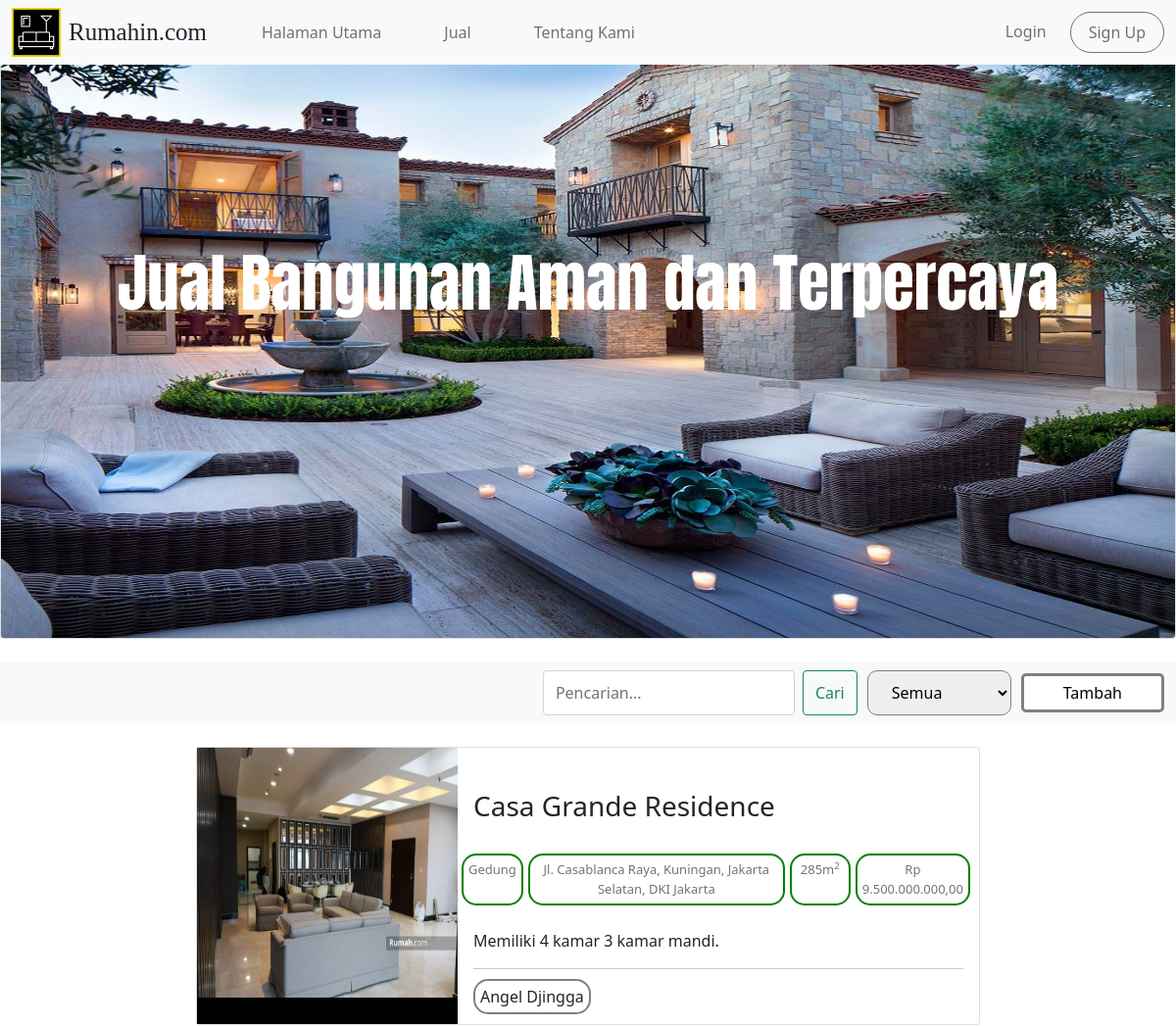
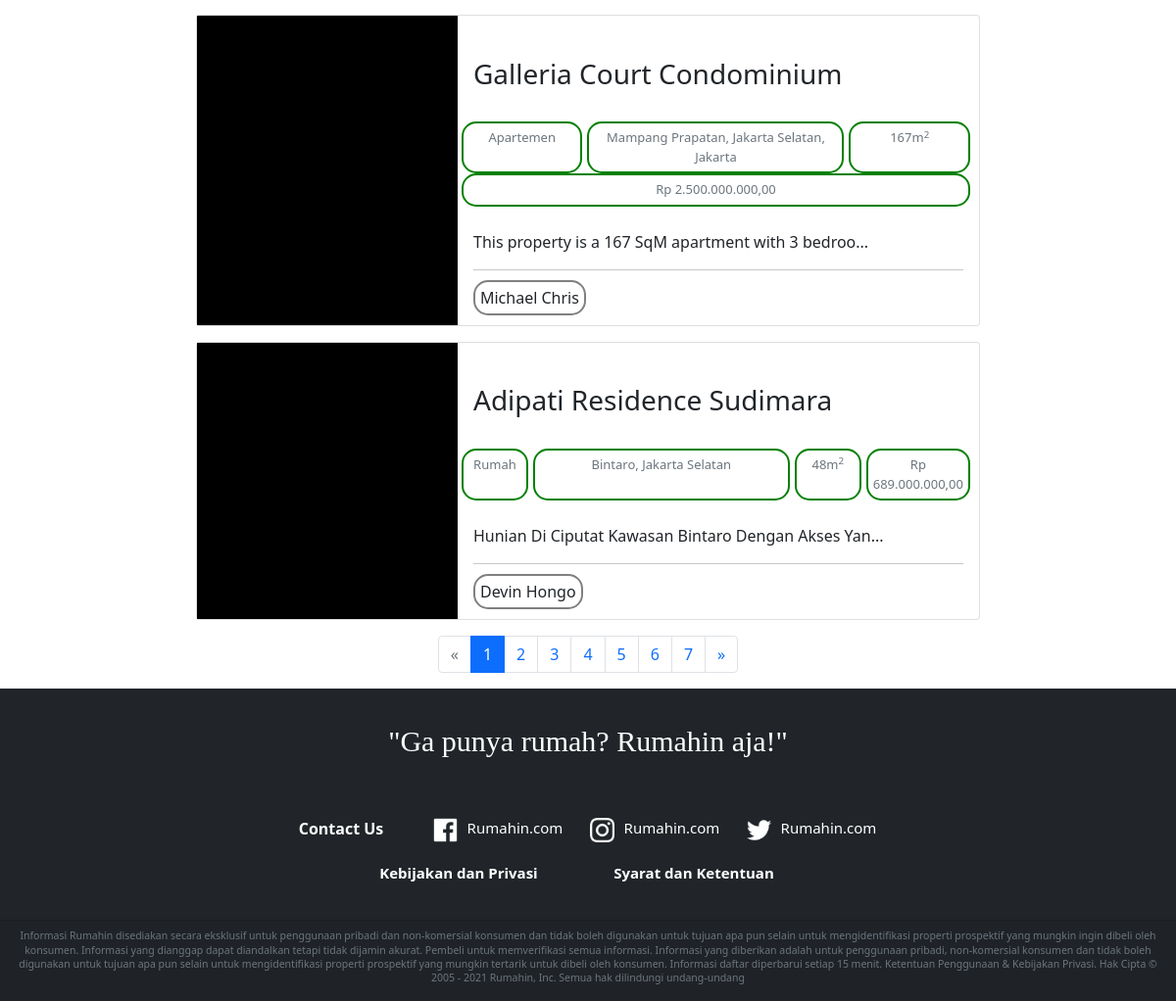
/Rumahin/jual.php, run on the app's committed database (2 pictures, top to bottom).
### tables this page shows
CREATE TABLE `daftar_jual` (
  `id` bigint(20) NOT NULL,
  `user_id` bigint(20) NOT NULL,
  `nama_penjual` varchar(50) NOT NULL,
  `nama_bangunan` varchar(500) NOT NULL,
  `tipe_bangunan` enum('Apartemen','Ruko','Rumah','Gedung') NOT NULL,
  `luas_bangunan` int(11) NOT NULL,
  `harga_bangunan` bigint(20) NOT NULL,
  `gambar_bangunan` varchar(100) NOT NULL,
  `lokasi_bangunan` varchar(500) NOT NULL,
  `keterangan` varchar(500) NOT NULL,
  `email` varchar(50) NOT NULL,
  `no_telepon` varchar(14) NOT NULL,
  `date` date NOT NULL
);

### Rumahin/fungsi.php (called while the page is built, shortened)
<?php
    function cek_login($conn){
        return null;
    }
?>

### Rumahin/jual.php (the view, shortened to what this page needs)
<?php
    include("koneksi.php");
    include("fungsi.php");
    $user_data = cek_login($conn);
    $dataPerHalaman = 3;
    $dataCount = mysqli_num_rows(mysqli_query($conn, "SELECT * FROM daftar_jual"));
    $jumlahHalaman = ceil($dataCount / $dataPerHalaman);
    $halamanAktif = isset($_GET['page']) ? $_GET['page'] : 1;
    $indeksAwal = ($dataPerHalaman * ($halamanAktif - 1));
    $result = mysqli_query($conn, "SELECT * FROM daftar_jual ORDER BY id DESC LIMIT $indeksAwal, $dataPerHalaman");
    if($result && mysqli_num_rows($result) > 0){
        $rows = [];
        while($row = mysqli_fetch_assoc($result)){
            $rows[] = $row;
        }
        $daftar_jual = $rows;
    }
?>
<!doctype html>
<html>
    <head>
        <link href="https://cdn.jsdelivr.net/npm/bootstrap@5.0.1/dist/css/bootstrap.min.css" rel="stylesheet">
        <link rel="stylesheet" href="css-1.css">
    </head>
    <body>
        <nav class="navbar navbar-expand-lg navbar-light bg-light fixed-top ">
          <div class="container-fluid">
            <img src="index_img/logo.png" height="50px" class="me-2">
              <h2 id="brand">Rumahin.com</h2>
            <div class="collapse navbar-collapse" id="navbarSupportedContent">
              <ul class="navbar-nav me-auto mb-2 mb-lg-0">
                <li class="nav-item">
                  <a class="nav-link ms-5" href="index.php">Halaman Utama</a>
                </li>
                <li class="nav-item">
                  <a class="nav-link ms-5" aria-current="page" href="#">Jual</a>
                </li>
                <li class="nav-item">
                  <a class="nav-link ms-5" href="about.php">Tentang Kami</a>
                </li>
              </ul>
                <?php if(!$user_data) : ?>
                    <ul class="nav navbar-nav navbar-right akun">
                        <li class="nav-item">
                        <a class="nav-link me-3" href="login.php">Login</a>
                        </li>
                        <button type="button" class="navbar-btn btn-default" id="button" onclick="location.href='login.php?view=daftar'">Sign Up</button>
                    </ul>
                <?php endif; ?>
            </div>
        </nav>
        <div class="card text-white">
            <img src="index_img/pic2.jpg" class="card-img" id="cardImg" alt="...">
            <div class="card-img-overlay" id="ImgCardText">
                <h1 class="card-title">Jual Bangunan Aman dan Terpercaya</h1>
            </div>
        </div>
        <br>
        <nav class="navbar navbar-light bg-light">
            <div class="container-fluid">
                <form class="d-flex" id="searchBox" action="" method="get">
                    <input class="form-control me-2" type="text" name="keyword" placeholder="Pencarian..." autocomplete="off" autofocus>
                    <button class="btn btn-outline-success" name="cari" value="true">Cari</button>
                    <div class="dropdown" id="FilterBox">
                        <select id="inpTipe" name="tipe_bangunan">
                            <option value="All" selected>Semua</option>
                        </select>
                    </div>
                </form>
                <button onclick="location.href='tambah_penjualan.php'" class="btnTambah">Tambah</button>
            </div>
        </nav>
        <br>
        <?php foreach($daftar_jual as $item) : ?>
        <div class="container">
            <div class="card mb-3 mx-auto" style="max-width:800px;">
              <div class="row g-0">
                <div class="col-md-4" style="background:black">
                    <div id="carouselExampleControlsNoTouching1" class="carousel slide" data-bs-touch="false" data-bs-interval="false">
                        <div class="carousel-inner" id="Carousel">
                            <div class="carousel-item active">
                                <img src="<?php echo "image/".$item["gambar_bangunan"] ?>" class="d-block" width="100%" alt="...">
                            </div>
                        </div>
                    </div>
                </div>
                <div class="col-md-8" style=" cursor: pointer;" onclick="location.href='show.php?id=<?= $item['id']; ?>'">
                  <div class="card-body">
                    <h3 class="card-title"><?php echo $item["nama_bangunan"] ?></h3>
                    <br>
                    <div class="text-muted">
                        <div class="row">
                        <span class="detail col"><?php echo $item["tipe_bangunan"] ?></span>
                        <span class="detail col-6"><?php echo $item["lokasi_bangunan"] ?></span>
                        <span class="detail col"><?php echo $item["luas_bangunan"] ?>m<sup>2</sup></span>
                        <span class="detail col">Rp <?php echo number_format($item["harga_bangunan"], 2, ',', '.');?></span>
                        </div>
                    </div>
                    <br>
                    <p class="card-text"><?php echo strlen($item["keterangan"]) > 50 ? substr($item["keterangan"],0,50)."..." : $item["keterangan"]; ?></p>
                    <hr>
                    <div class="identitas">
                        <span><?php echo $item["nama_penjual"] ?></span>
                    </div>
                  </div>
                </div>
              </div>
            </div>
        </div>
        <?php endforeach; ?>
        <?php if(count($daftar_jual) > 0) : ?>
        <nav aria-label="Page navigation example">
        <ul class="pagination justify-content-center">
            <?php if($halamanAktif <= 1) : ?>
                <li class="page-item disabled">
                    <span class="page-link">&laquo;</span>
                </li>
            <?php endif; ?>
            <?php for($i = 1; $i <= $jumlahHalaman; $i++) : ?>
                <?php if($i == $halamanAktif) : ?>
                <li class="page-item active">
                    <span class="page-link">
                        <?= $halamanAktif ?>
                    </span>
                </li>
                <?php else : ?>
                <li class="page-item">
                    <a class="page-link" href="?page=<?php echo $i;
                                    ?>"> <?php echo $i; ?> </a>
                </li>
                <?php endif; ?>
            <?php endfor; ?>
            <?php if($halamanAktif < $jumlahHalaman) : ?>
            <li class="page-item">
                <a class="page-link" href="?page=<?php echo $halamanAktif + 1;
                                ?>">&raquo;</a>
            </li>
            <?php else: ?>
                <li class="page-item disabled">
                    <span class="page-link">&raquo;</span>
                </li>
            <?php endif; ?>
            <?php endif; ?>
        </ul>
        </nav>
        <footer class="page-footer bg-dark">
            <div id="footer">
              <div class="row">
            <h1 class="card-title text-white col" id="desFooter">"Ga punya rumah? Rumahin aja!"</h1>
             <div class="row justify-content-center" style="text-align: center;color: white ">
                        <div class="col-2" style="font-size: 16px"><b>Contact Us</b></div>
                        <div class="col-2" style="font-size: 14px">
                            <a href="#" class="linkFooter"><img src="index_img/fb.png" style="width: 25px;margin-right: 10px;">Rumahin.com</a>
                        </div>
                        <div class="col-2" style="font-size: 14px">
                            <a href="#" class="linkFooter"><img src="index_img/ig.png" style="width: 25px;margin-right: 10px;">Rumahin.com</a>
                        </div>
                        <div class="col-2" style="font-size: 14px">
                            <a href="#" class="linkFooter"><img src="index_img/twitter.png" style="width: 25px;margin-right: 10px;">Rumahin.com</a>
                        </div>
                    </div>
                    <div class="row justify-content-center" style="margin-top: 2%; text-align: center">
                        <div class="col-3"><a href="#" class="linkFooter" style="font-size: 15px"><b>Kebijakan dan Privasi</b></a></div>
                        <div class="col-3"><a href="#" class="linkFooter" style="font-size: 15px"><b>Syarat dan Ketentuan</b></a></div>
                    </div>
                </div>
            </div>
          <div class="card-footer text-muted text-center">
            <h6 style="font-size: 12px"><small>Informasi Rumahin disediakan secara eksklusif untuk penggunaan pribadi dan non-komersial konsumen dan tidak boleh digunakan untuk tujuan apa pun selain untuk mengidentifikasi properti prospektif yang mungkin ingin dibeli oleh konsumen. Informasi yang dianggap dapat diandalkan tetapi tidak dijamin akurat. Pembeli untuk memverifikasi semua informasi. Informasi yang diberikan adalah untuk penggunaan pribadi, non-komersial konsumen dan tidak boleh digunakan untuk tujuan apa pun selain untuk mengidentifikasi properti prospektif yang mungkin tertarik untuk dibeli oleh konsumen. Informasi daftar diperbarui setiap 15 menit. Ketentuan Penggunaan & Kebijakan Privasi. Hak Cipta © 2005 - 2021 Rumahin, Inc. Semua hak dilindungi undang-undang</small></h6>
          </div>
        </footer>
    </body>
</html>

### Rumahin/css-1.css (style rules this page uses)
#button { color: #707070; padding: 8px 18px; background: transparent; border: 1px solid #707070; border-radius: 40px; cursor: pointer; outline: none; }
h6 { font-size: 12px; }
#footer { padding: 3% 10%; color:white; text-align: center; }
#desFooter { font-size:30px; margin-bottom:6%; }
.linkFooter:hover, .linkFooter:link, .linkFooter:visited { color: white; text-decoration: none; }
h1 { font-family: 'Amiri', serif; }
.detail { margin-right:3px; border:1px solid #707070; border-radius: 35px; padding:4px 10px; font-size: 13px }

### Rumahin/jual.php (style rules this page uses)
#brand { font-family: 'Amiri', serif; font-size: 25px; margin: auto; }
#cardImg { height: 650px; }
.akun button { border:1px solid black; background-color:transparent; padding: 10px 25px; border-radius: 30px; }
#ImgCardText h1 { text-align: center; padding-top: 20%; font-family: 'Anton', sans-serif; font-size: 65px; }
#searchBox { margin-left:inherit; }
#FilterBox { margin-left:10px; margin-right: 10px; }
.btnTambah { padding:5px 40px; background-color:white; border-radius: 5px; border : 3px solid grey; }
#Carousel img { height: 275px; }
.card-body { margin-top: 5%; }
.detail { padding-top: 10px; margin-right:5px; border:2px solid green; border-radius: 15px; padding:5px; text-align: center; vertical-align: middle; }
.identitas span { border:2px solid gray; margin-top:20px; margin-right: 20px; padding:5px; border-radius:15px; }
#inpTipe { padding: 10px 20px; border-radius:10px; border:1px solid grey; }
#footer { padding: 3% 10%; color:white; text-align: center; }
#desFooter { font-size:30px; margin-bottom:6%; font-family: 'Amiri', serif; }
.linkFooter:hover, .linkFooter:link, .linkFooter:visited { color: white; text-decoration: none; font-size: 15px; }

### data on the page
daftar_jual: gambar_bangunan (picture), nama_bangunan "Casa Grande Residence", tipe_bangunan "Gedung", lokasi_bangunan "Jl. Casablanca Raya, Kuningan, Jakarta Selatan, DKI Jakarta", luas_bangunan "285", harga_bangunan "9.500.000.000,00", keterangan "Memiliki 4 kamar 3 kamar mandi.", nama_penjual "Angel Djingga"
daftar_jual: gambar_bangunan (picture), nama_bangunan "Galleria Court Condominium", tipe_bangunan "Apartemen", lokasi_bangunan "Mampang Prapatan, Jakarta Selatan, Jakarta", luas_bangunan "167", harga_bangunan "2.500.000.000,00", keterangan "This property is a 167 SqM apartment with 3 bedroo", nama_penjual "Michael Chris"
daftar_jual: gambar_bangunan (picture), nama_bangunan "Adipati Residence Sudimara", tipe_bangunan "Rumah", lokasi_bangunan "Bintaro, Jakarta Selatan", luas_bangunan "48", harga_bangunan "689.000.000,00", keterangan "Hunian Di Ciputat Kawasan Bintaro Dengan Akses Yan", nama_penjual "Devin Hongo"
